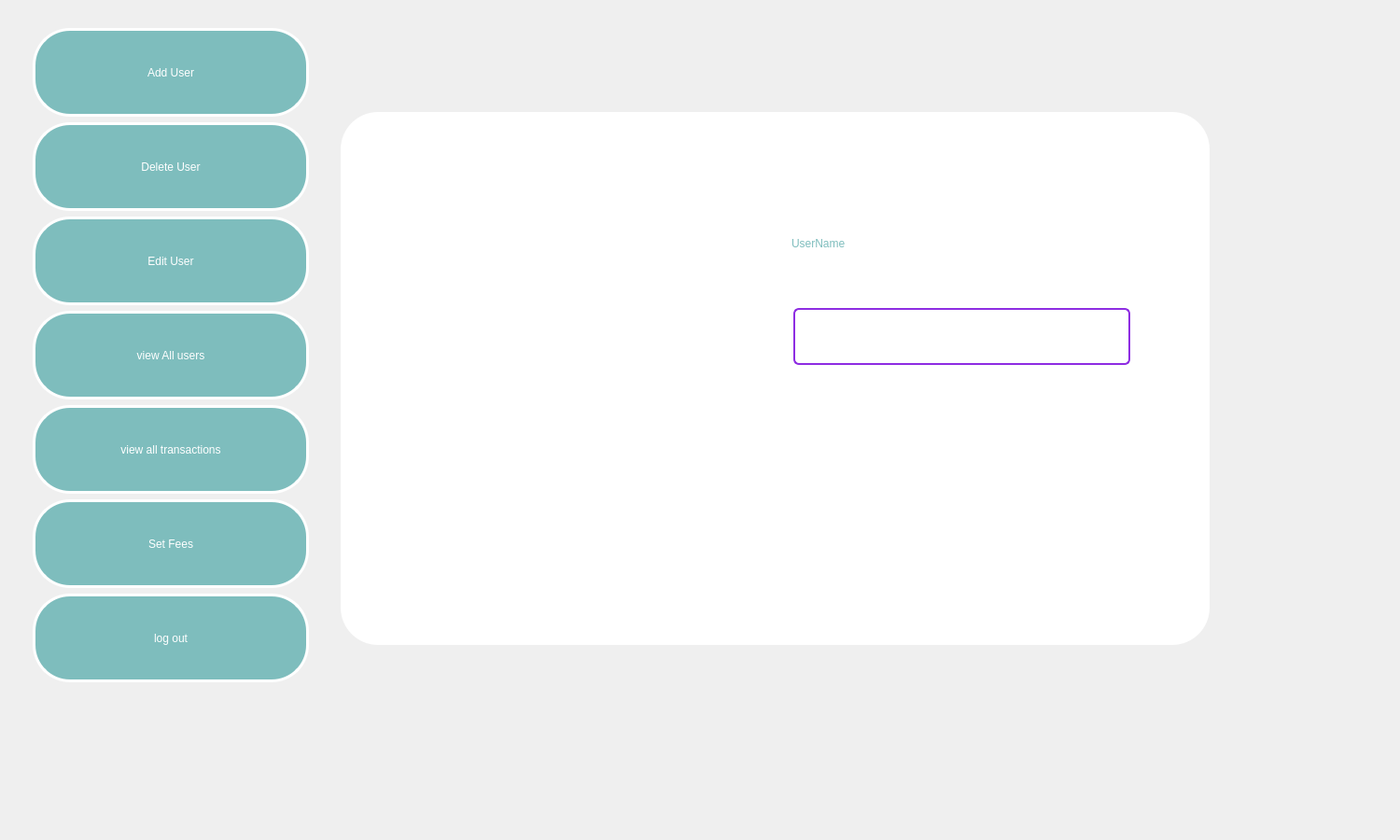
<?xml version="1.0" encoding="UTF-8"?>
<ui version="4.0">
 <class>Admin</class>
 <widget class="QWidget" name="Admin">
  <property name="geometry">
   <rect>
    <x>0</x>
    <y>0</y>
    <width>1500</width>
    <height>900</height>
   </rect>
  </property>
  <property name="windowTitle">
   <string>Dialog</string>
  </property>
  <widget class="QStackedWidget" name="Admin_stackWidget">
   <property name="geometry">
    <rect>
     <x>-20</x>
     <y>-10</y>
     <width>1541</width>
     <height>911</height>
    </rect>
   </property>
   <property name="styleSheet">
    <string notr="true">background: qlineargradient(
        x1: 0, y1: 0, x2: 0, y2: 1,
        stop: 0 rgb(95, 48, 143),
        stop: 1 #D8A0E0
    );
    color: white;
    font: 700 15pt &quot;Segoe UI&quot;;
    border: none;
    border-radius: 40px;
    padding: 10px 25px;</string>
   </property>
   <property name="currentIndex">
    <number>2</number>
   </property>
   <widget class="QWidget" name="AdduserPage">
    <widget class="QLabel" name="label_11">
     <property name="geometry">
      <rect>
       <x>510</x>
       <y>40</y>
       <width>211</width>
       <height>71</height>
      </rect>
     </property>
     <property name="text">
      <string/>
     </property>
    </widget>
    <widget class="QPushButton" name="pushButton_14">
     <property name="geometry">
      <rect>
       <x>350</x>
       <y>210</y>
       <width>591</width>
       <height>231</height>
      </rect>
     </property>
     <property name="text">
      <string>fe ehhh</string>
     </property>
    </widget>
   </widget>
   <widget class="QWidget" name="ll">
    <widget class="QLabel" name="label_7">
     <property name="geometry">
      <rect>
       <x>390</x>
       <y>30</y>
       <width>141</width>
       <height>21</height>
      </rect>
     </property>
     <property name="text">
      <string>lOGIN</string>
     </property>
    </widget>
    <widget class="QLabel" name="label_21">
     <property name="geometry">
      <rect>
       <x>160</x>
       <y>80</y>
       <width>101</width>
       <height>31</height>
      </rect>
     </property>
     <property name="text">
      <string>User Name</string>
     </property>
    </widget>
    <widget class="QLabel" name="label_22">
     <property name="geometry">
      <rect>
       <x>200</x>
       <y>170</y>
       <width>49</width>
       <height>16</height>
      </rect>
     </property>
     <property name="text">
      <string>Password</string>
     </property>
    </widget>
    <widget class="QLineEdit" name="adminUserName_line">
     <property name="geometry">
      <rect>
       <x>290</x>
       <y>80</y>
       <width>281</width>
       <height>31</height>
      </rect>
     </property>
    </widget>
    <widget class="QLineEdit" name="AdminPass_line">
     <property name="geometry">
      <rect>
       <x>290</x>
       <y>160</y>
       <width>271</width>
       <height>31</height>
      </rect>
     </property>
     <property name="echoMode">
      <enum>QLineEdit::EchoMode::Password</enum>
     </property>
    </widget>
    <widget class="QPushButton" name="pushButton_17">
     <property name="geometry">
      <rect>
       <x>380</x>
       <y>250</y>
       <width>80</width>
       <height>24</height>
      </rect>
     </property>
     <property name="text">
      <string>login</string>
     </property>
    </widget>
   </widget>
   <widget class="QWidget" name="AminMEnuPage">
    <widget class="QWidget" name="layoutWidget">
     <property name="geometry">
      <rect>
       <x>30</x>
       <y>30</y>
       <width>296</width>
       <height>701</height>
      </rect>
     </property>
     <layout class="QVBoxLayout" name="verticalLayout">
      <item>
       <widget class="QPushButton" name="pushButton">
        <property name="sizePolicy">
         <sizepolicy hsizetype="Minimum" vsizetype="Preferred">
          <horstretch>0</horstretch>
          <verstretch>0</verstretch>
         </sizepolicy>
        </property>
        <property name="styleSheet">
         <string notr="true">color:rgb(255, 255, 255);
background-color: rgb(126, 189, 189);
font: 700 15pt &quot;Segoe UI&quot;;
border-radius: 40px;
border:3px solid white;</string>
        </property>
        <property name="text">
         <string>Add User</string>
        </property>
       </widget>
      </item>
      <item>
       <widget class="QPushButton" name="pushButton_3">
        <property name="sizePolicy">
         <sizepolicy hsizetype="Minimum" vsizetype="Preferred">
          <horstretch>0</horstretch>
          <verstretch>0</verstretch>
         </sizepolicy>
        </property>
        <property name="styleSheet">
         <string notr="true">color:rgb(255, 255, 255);
background-color: rgb(126, 189, 189);
font: 700 15pt &quot;Segoe UI&quot;;
border-radius: 40px;
border:3px solid white;</string>
        </property>
        <property name="text">
         <string>Delete User</string>
        </property>
       </widget>
      </item>
      <item>
       <widget class="QPushButton" name="pushButton_2">
        <property name="sizePolicy">
         <sizepolicy hsizetype="Minimum" vsizetype="Preferred">
          <horstretch>0</horstretch>
          <verstretch>0</verstretch>
         </sizepolicy>
        </property>
        <property name="styleSheet">
         <string notr="true">color:rgb(255, 255, 255);
background-color: rgb(126, 189, 189);
font: 700 15pt &quot;Segoe UI&quot;;
border-radius: 40px;
border:3px solid white;</string>
        </property>
        <property name="text">
         <string>Edit User</string>
        </property>
       </widget>
      </item>
      <item>
       <widget class="QPushButton" name="pushButton_4">
        <property name="sizePolicy">
         <sizepolicy hsizetype="Minimum" vsizetype="Preferred">
          <horstretch>0</horstretch>
          <verstretch>0</verstretch>
         </sizepolicy>
        </property>
        <property name="styleSheet">
         <string notr="true">color:rgb(255, 255, 255);
background-color: rgb(126, 189, 189);
font: 700 15pt &quot;Segoe UI&quot;;
border-radius: 40px;
border:3px solid white;</string>
        </property>
        <property name="text">
         <string>view All users</string>
        </property>
       </widget>
      </item>
      <item>
       <widget class="QPushButton" name="pushButton_5">
        <property name="sizePolicy">
         <sizepolicy hsizetype="Minimum" vsizetype="Preferred">
          <horstretch>0</horstretch>
          <verstretch>0</verstretch>
         </sizepolicy>
        </property>
        <property name="styleSheet">
         <string notr="true">color:rgb(255, 255, 255);
background-color: rgb(126, 189, 189);
font: 700 15pt &quot;Segoe UI&quot;;
border-radius: 40px;
border:3px solid white;</string>
        </property>
        <property name="text">
         <string>view all transactions</string>
        </property>
       </widget>
      </item>
      <item>
       <widget class="QPushButton" name="pushButton_11">
        <property name="sizePolicy">
         <sizepolicy hsizetype="Minimum" vsizetype="Preferred">
          <horstretch>0</horstretch>
          <verstretch>0</verstretch>
         </sizepolicy>
        </property>
        <property name="styleSheet">
         <string notr="true">color:rgb(255, 255, 255);
background-color: rgb(126, 189, 189);
font: 700 15pt &quot;Segoe UI&quot;;
border-radius: 40px;
border:3px solid white;</string>
        </property>
        <property name="text">
         <string>Set Fees</string>
        </property>
       </widget>
      </item>
      <item>
       <widget class="QPushButton" name="pushButton_6">
        <property name="sizePolicy">
         <sizepolicy hsizetype="Minimum" vsizetype="Preferred">
          <horstretch>0</horstretch>
          <verstretch>0</verstretch>
         </sizepolicy>
        </property>
        <property name="styleSheet">
         <string notr="true">color:rgb(255, 255, 255);
background-color: rgb(126, 189, 189);
font: 700 15pt &quot;Segoe UI&quot;;
border-radius: 40px;
border:3px solid white;</string>
        </property>
        <property name="text">
         <string>log out</string>
        </property>
       </widget>
      </item>
     </layout>
    </widget>
    <widget class="QStackedWidget" name="AdminChoice_stackWidget">
     <property name="geometry">
      <rect>
       <x>360</x>
       <y>120</y>
       <width>931</width>
       <height>571</height>
      </rect>
     </property>
     <property name="styleSheet">
      <string notr="true">
background-color: rgb(255, 255, 255);</string>
     </property>
     <property name="currentIndex">
      <number>2</number>
     </property>
     <widget class="QWidget" name="choiceAdminPage">
      <widget class="QLabel" name="label_8">
       <property name="geometry">
        <rect>
         <x>480</x>
         <y>130</y>
         <width>321</width>
         <height>31</height>
        </rect>
       </property>
       <property name="text">
        <string>choode what </string>
       </property>
      </widget>
      <widget class="QLabel" name="label_12">
       <property name="geometry">
        <rect>
         <x>280</x>
         <y>40</y>
         <width>301</width>
         <height>481</height>
        </rect>
       </property>
       <property name="text">
        <string>TextLabel</string>
       </property>
      </widget>
     </widget>
     <widget class="QWidget" name="viewTransactionsPage">
      <widget class="QScrollArea" name="scrolltrans">
       <property name="geometry">
        <rect>
         <x>50</x>
         <y>40</y>
         <width>811</width>
         <height>481</height>
        </rect>
       </property>
       <property name="styleSheet">
        <string notr="true">/* Style for user card */
#userCard {
    background-color: #f8f9fa;  /* Light gray background */
    border: 2px solid #7ec1c1;   /* Light greenish-blue border */
    border-radius: 12px;         /* Rounded corners */
    padding: 20px;
    margin-bottom: 20px;          /* Space between user cards */
}

/* Style for user information label */
#userInfoLabel {
    font-size: 14px;
    font-weight: bold;
    color: #5f308f;  /* Purple text */
    margin-bottom: 10px;
}

/* Style for separator line between users */
QFrame[frameShape=&quot;HLine&quot;] {
    border: none;
    height: 2px;
    background-color: #7ec1c1;  /* Light greenish-blue */
    margin: 10px 0;
}

/* Style for user transaction history (if exists) */
QWidget {
    background-color: #eeeeee;  /* Light background for transaction history */
    padding: 15px;
    border-radius: 8px;
    margin-top: 10px;
}

/* Style for scroll area to make it visually neat */
QScrollArea {
    background-color: #ffffff;
    border: none;
}

/* Add padding around the scroll area content */
QWidget#contentWidget {
    padding: 10px;
}

/* Apply to the label for transaction data */
QLabel {
    font-size: 12px;
    color: #5f308f;
}

/* Add hover effect on user cards (optional) */
#userCard:hover {
    background-color: #f1f1f1;  /* Lighten the background on hover */
    border: 2px solid #5f308f;   /* Darken the border on hover */
}
</string>
       </property>
       <property name="widgetResizable">
        <bool>true</bool>
       </property>
       <widget class="QWidget" name="scrollAreaWidgetContents_2">
        <property name="geometry">
         <rect>
          <x>0</x>
          <y>0</y>
          <width>761</width>
          <height>431</height>
         </rect>
        </property>
       </widget>
      </widget>
     </widget>
     <widget class="QWidget" name="deletUserPage">
      <widget class="QLabel" name="label_16">
       <property name="geometry">
        <rect>
         <x>430</x>
         <y>100</y>
         <width>231</width>
         <height>61</height>
        </rect>
       </property>
       <property name="styleSheet">
        <string notr="true">color:rgb(126, 189, 189);

font: 700 18pt &quot;Segoe UI&quot;;</string>
       </property>
       <property name="text">
        <string>UserName</string>
       </property>
      </widget>
      <widget class="QLineEdit" name="deleteUser_line">
       <property name="geometry">
        <rect>
         <x>460</x>
         <y>200</y>
         <width>361</width>
         <height>61</height>
        </rect>
       </property>
       <property name="styleSheet">
        <string notr="true">border: 2px solid #8E2DE2; border-radius: 6px; 
    padding: 5px;
    background-color: white;
color:black;</string>
       </property>
      </widget>
      <widget class="QPushButton" name="pushButton_16">
       <property name="geometry">
        <rect>
         <x>480</x>
         <y>400</y>
         <width>211</width>
         <height>81</height>
        </rect>
       </property>
       <property name="styleSheet">
        <string notr="true">background: qlineargradient(
        x1: 0, y1: 0, x2: 0, y2: 1,
        stop: 0 rgb(95, 48, 143),
        stop: 1 #D8A0E0
    );
    color: white;
    font: 700 15pt &quot;Segoe UI&quot;;
    border: none;
    border-radius: 40px;
    padding: 10px 25px;</string>
       </property>
       <property name="text">
        <string>Delete</string>
       </property>
      </widget>
      <widget class="QLabel" name="labelPhoto3">
       <property name="geometry">
        <rect>
         <x>30</x>
         <y>20</y>
         <width>301</width>
         <height>481</height>
        </rect>
       </property>
       <property name="styleSheet">
        <string notr="true"/>
       </property>
       <property name="text">
        <string>TextLabel</string>
       </property>
       <property name="scaledContents">
        <bool>true</bool>
       </property>
      </widget>
     </widget>
     <widget class="QWidget" name="addUserPage">
      <widget class="QLabel" name="label_13">
       <property name="geometry">
        <rect>
         <x>370</x>
         <y>20</y>
         <width>181</width>
         <height>51</height>
        </rect>
       </property>
       <property name="styleSheet">
        <string notr="true">color:rgb(126, 189, 189);
font: 700 13pt &quot;Segoe UI&quot;;</string>
       </property>
       <property name="text">
        <string>UserName</string>
       </property>
      </widget>
      <widget class="QLabel" name="label_14">
       <property name="geometry">
        <rect>
         <x>370</x>
         <y>110</y>
         <width>181</width>
         <height>51</height>
        </rect>
       </property>
       <property name="styleSheet">
        <string notr="true">color:rgb(126, 189, 189);
font: 700 13pt &quot;Segoe UI&quot;;</string>
       </property>
       <property name="text">
        <string>password</string>
       </property>
      </widget>
      <widget class="QLabel" name="label_15">
       <property name="geometry">
        <rect>
         <x>370</x>
         <y>210</y>
         <width>231</width>
         <height>51</height>
        </rect>
       </property>
       <property name="styleSheet">
        <string notr="true">color:rgb(126, 189, 189);
font: 700 13pt &quot;Segoe UI&quot;;</string>
       </property>
       <property name="text">
        <string>Email</string>
       </property>
      </widget>
      <widget class="QLineEdit" name="AdminADDuser_line">
       <property name="geometry">
        <rect>
         <x>440</x>
         <y>70</y>
         <width>341</width>
         <height>41</height>
        </rect>
       </property>
       <property name="styleSheet">
        <string notr="true">border: 2px solid #8E2DE2; border-radius: 6px; 
    padding: 5px;
    background-color: white;
color:black;</string>
       </property>
      </widget>
      <widget class="QLineEdit" name="passwordAdduser_line">
       <property name="geometry">
        <rect>
         <x>440</x>
         <y>180</y>
         <width>341</width>
         <height>41</height>
        </rect>
       </property>
       <property name="styleSheet">
        <string notr="true">border: 2px solid #8E2DE2; border-radius: 6px; 
    padding: 5px;
    background-color: white;
color:black;</string>
       </property>
       <property name="echoMode">
        <enum>QLineEdit::EchoMode::Password</enum>
       </property>
      </widget>
      <widget class="QLineEdit" name="Email_Adduser_line">
       <property name="geometry">
        <rect>
         <x>440</x>
         <y>270</y>
         <width>341</width>
         <height>41</height>
        </rect>
       </property>
       <property name="styleSheet">
        <string notr="true">border: 2px solid #8E2DE2; border-radius: 6px; 
    padding: 5px;
    background-color: white;
color:black;</string>
       </property>
      </widget>
      <widget class="QPushButton" name="pushButton_15">
       <property name="geometry">
        <rect>
         <x>440</x>
         <y>460</y>
         <width>221</width>
         <height>91</height>
        </rect>
       </property>
       <property name="styleSheet">
        <string notr="true">background: qlineargradient(
        x1: 0, y1: 0, x2: 0, y2: 1,
        stop: 0 rgb(95, 48, 143),
        stop: 1 #D8A0E0
    );
    color: white;
    font: 700 15pt &quot;Segoe UI&quot;;
    border: none;
    border-radius: 40px;
    padding: 10px 25px;</string>
       </property>
       <property name="text">
        <string>Add</string>
       </property>
      </widget>
      <widget class="QLabel" name="labelPhoto2">
       <property name="geometry">
        <rect>
         <x>30</x>
         <y>20</y>
         <width>301</width>
         <height>481</height>
        </rect>
       </property>
       <property name="text">
        <string>TextLabel</string>
       </property>
      </widget>
      <widget class="QRadioButton" name="userradio">
       <property name="geometry">
        <rect>
         <x>390</x>
         <y>350</y>
         <width>131</width>
         <height>51</height>
        </rect>
       </property>
       <property name="styleSheet">
        <string notr="true">QRadioButton {
    font-size: 18px;
    color: white;
    background-color: rgb(126, 189, 189);
    border: 2px solid rgb(100, 150, 150);
    border-radius: 10px;
    padding: 10px;
}

QRadioButton::indicator {
    width: 18px;
    height: 18px;
    border: 2px solid rgb(100, 150, 150);
    border-radius: 9px;
    background-color: white;
}

QRadioButton::indicator:checked {
    background-color: rgb(100, 150, 150);
    border: 2px solid rgb(100, 150, 150);
}

QRadioButton::indicator:unchecked {
    background-color: white;
    border: 2px solid rgb(100, 150, 150);
}

QRadioButton:hover {
    background-color: rgb(150, 220, 220);
}

QRadioButton:pressed {
    background-color: rgb(100, 160, 160);
}
</string>
       </property>
       <property name="text">
        <string>User</string>
       </property>
      </widget>
      <widget class="QRadioButton" name="donationRadio">
       <property name="geometry">
        <rect>
         <x>580</x>
         <y>350</y>
         <width>181</width>
         <height>51</height>
        </rect>
       </property>
       <property name="styleSheet">
        <string notr="true">QRadioButton {
    font-size: 18px;
    color: white;
    background-color: rgb(126, 189, 189);
    border: 2px solid rgb(100, 150, 150);
    border-radius: 10px;
    padding: 10px;
}

QRadioButton::indicator {
    width: 18px;
    height: 18px;
    border: 2px solid rgb(100, 150, 150);
    border-radius: 9px;
    background-color: white;
}

QRadioButton::indicator:checked {
    background-color: rgb(100, 150, 150);
    border: 2px solid rgb(100, 150, 150);
}

QRadioButton::indicator:unchecked {
    background-color: white;
    border: 2px solid rgb(100, 150, 150);
}

QRadioButton:hover {
    background-color: rgb(150, 220, 220);
}

QRadioButton:pressed {
    background-color: rgb(100, 160, 160);
}
</string>
       </property>
       <property name="text">
        <string>Donation</string>
       </property>
      </widget>
     </widget>
     <widget class="QWidget" name="viewUsersPage">
      <widget class="QScrollArea" name="scrollusers">
       <property name="geometry">
        <rect>
         <x>49</x>
         <y>34</y>
         <width>781</width>
         <height>481</height>
        </rect>
       </property>
       <property name="styleSheet">
        <string notr="true">/* Style for user card */
#userCard {
    background-color: #f8f9fa;  /* Light gray background */
    border: 2px solid #7ec1c1;   /* Light greenish-blue border */
    border-radius: 12px;         /* Rounded corners */
    padding: 20px;
    margin-bottom: 20px;          /* Space between user cards */
}

/* Style for user information label */
#userInfoLabel {
    font-size: 14px;
    font-weight: bold;
    color: #5f308f;  /* Purple text */
    margin-bottom: 10px;
}

/* Style for separator line between users */
QFrame[frameShape=&quot;HLine&quot;] {
    border: none;
    height: 2px;
    background-color: #7ec1c1;  /* Light greenish-blue */
    margin: 10px 0;
}

/* Style for user transaction history (if exists) */
QWidget {
    background-color: #eeeeee;  /* Light background for transaction history */
    padding: 15px;
    border-radius: 8px;
    margin-top: 10px;
}

/* Style for scroll area to make it visually neat */
QScrollArea {
    background-color: #ffffff;
    border: none;
}

/* Add padding around the scroll area content */
QWidget#contentWidget {
    padding: 10px;
}

/* Apply to the label for transaction data */
QLabel {
    font-size: 12px;
    color: #5f308f;
}

/* Add hover effect on user cards (optional) */
#userCard:hover {
    background-color: #f1f1f1;  /* Lighten the background on hover */
    border: 2px solid #5f308f;   /* Darken the border on hover */
}
</string>
       </property>
       <property name="widgetResizable">
        <bool>true</bool>
       </property>
       <widget class="QWidget" name="scrollAreaWidgetContents">
        <property name="geometry">
         <rect>
          <x>0</x>
          <y>0</y>
          <width>731</width>
          <height>431</height>
         </rect>
        </property>
        <property name="styleSheet">
         <string notr="true">QScrollArea {
    border: 2px solid rgb(126, 189, 189);
    background-color: #f0fdfd;
    border-radius: 8px;
}

QScrollArea QWidget {
    background-color: #ffffff;
}

QScrollBar:vertical {
    border: none;
    background: #e3f7f7;
    width: 10px;
    margin: 2px;
    border-radius: 5px;
}

QScrollBar::handle:vertical {
    background: rgb(126, 189, 189);
    min-height: 20px;
    border-radius: 5px;
}

QScrollBar::handle:vertical:hover {
    background: rgb(106, 169, 169);
}

QScrollBar::add-line:vertical,
QScrollBar::sub-line:vertical {
    height: 0;
}

QScrollBar::add-page:vertical, QScrollBar::sub-page:vertical {
    background: none;
}
</string>
        </property>
       </widget>
      </widget>
     </widget>
     <widget class="QWidget" name="setFeesPage">
      <widget class="QLabel" name="label_24">
       <property name="geometry">
        <rect>
         <x>520</x>
         <y>150</y>
         <width>221</width>
         <height>71</height>
        </rect>
       </property>
       <property name="styleSheet">
        <string notr="true">color:rgb(126, 189, 189);
font: 700 13pt &quot;Segoe UI&quot;;</string>
       </property>
       <property name="text">
        <string>new highFees Rate</string>
       </property>
      </widget>
      <widget class="QLabel" name="label_25">
       <property name="geometry">
        <rect>
         <x>510</x>
         <y>260</y>
         <width>211</width>
         <height>61</height>
        </rect>
       </property>
       <property name="styleSheet">
        <string notr="true">color:rgb(126, 189, 189);
font: 700 13pt &quot;Segoe UI&quot;;</string>
       </property>
       <property name="text">
        <string> new LowFees Rate</string>
       </property>
      </widget>
      <widget class="QPushButton" name="buttonforSetfees">
       <property name="geometry">
        <rect>
         <x>690</x>
         <y>440</y>
         <width>101</width>
         <height>81</height>
        </rect>
       </property>
       <property name="styleSheet">
        <string notr="true">background: qlineargradient(
        x1: 0, y1: 0, x2: 0, y2: 1,
        stop: 0 rgb(95, 48, 143),
        stop: 1 #D8A0E0
    );
    color: white;
    font: 700 15pt &quot;Segoe UI&quot;;
    border: none;
    border-radius: 40px;
    padding: 10px 25px;</string>
       </property>
       <property name="text">
        <string>Save</string>
       </property>
      </widget>
      <widget class="QComboBox" name="highCombo">
       <property name="geometry">
        <rect>
         <x>750</x>
         <y>160</y>
         <width>121</width>
         <height>51</height>
        </rect>
       </property>
       <property name="styleSheet">
        <string notr="true">QWidget {
    background-color: #f0fdfd;
    font-family: 'Segoe UI';
    font-size: 14px;
    color: #2e2e2e;
}

QPushButton {
    background-color: rgb(126, 189, 189);
    color: white;
    border: 2px solid rgb(95, 48, 143);
    border-radius: 8px;
    padding: 6px 12px;
}

QPushButton:hover {
    background-color: rgb(106, 169, 169);
}

QPushButton:pressed {
    background-color: rgb(86, 149, 149);
}

QLineEdit {
    border: 1px solid rgb(126, 189, 189);
    border-radius: 6px;
    padding: 5px;
    background-color: white;
    color: #333;
    selection-background-color: rgb(126, 189, 189);
    selection-color: white;
}

QComboBox {
    background-color: white;
    border: 2px solid rgb(126, 189, 189);
    border-radius: 6px;
    padding: 4px 8px;
    color: #2e2e2e;
}

QComboBox::drop-down {
    subcontrol-origin: padding;
    subcontrol-position: top right;
    width: 30px;
    border-left: 1px solid rgb(126, 189, 189);
    background-color: rgb(220, 248, 248);
}

QLabel {
    color: #2e2e2e;
}

QStackedWidget {
    background-color: #f7fafa;
}
</string>
       </property>
       <item>
        <property name="text">
         <string>0.01</string>
        </property>
       </item>
       <item>
        <property name="text">
         <string>0.02</string>
        </property>
       </item>
       <item>
        <property name="text">
         <string>0.03</string>
        </property>
       </item>
       <item>
        <property name="text">
         <string>0.04</string>
        </property>
       </item>
       <item>
        <property name="text">
         <string>0.05</string>
        </property>
       </item>
       <item>
        <property name="text">
         <string>0.06</string>
        </property>
       </item>
       <item>
        <property name="text">
         <string>0.07</string>
        </property>
       </item>
       <item>
        <property name="text">
         <string>0.08</string>
        </property>
       </item>
       <item>
        <property name="text">
         <string>0.09</string>
        </property>
       </item>
       <item>
        <property name="text">
         <string>0.1</string>
        </property>
       </item>
       <item>
        <property name="text">
         <string/>
        </property>
       </item>
      </widget>
      <widget class="QComboBox" name="lowCombo">
       <property name="geometry">
        <rect>
         <x>740</x>
         <y>270</y>
         <width>121</width>
         <height>61</height>
        </rect>
       </property>
       <property name="styleSheet">
        <string notr="true">QWidget {
    background-color: #f0fdfd;
    font-family: 'Segoe UI';
    font-size: 14px;
    color: #2e2e2e;
}

QPushButton {
    background-color: rgb(126, 189, 189);
    color: white;
    border: 2px solid rgb(95, 48, 143);
    border-radius: 8px;
    padding: 6px 12px;
}

QPushButton:hover {
    background-color: rgb(106, 169, 169);
}

QPushButton:pressed {
    background-color: rgb(86, 149, 149);
}

QLineEdit {
    border: 1px solid rgb(126, 189, 189);
    border-radius: 6px;
    padding: 5px;
    background-color: white;
    color: #333;
    selection-background-color: rgb(126, 189, 189);
    selection-color: white;
}

QComboBox {
    background-color: white;
    border: 2px solid rgb(126, 189, 189);
    border-radius: 6px;
    padding: 4px 8px;
    color: #2e2e2e;
}

QComboBox::drop-down {
    subcontrol-origin: padding;
    subcontrol-position: top right;
    width: 30px;
    border-left: 1px solid rgb(126, 189, 189);
    background-color: rgb(220, 248, 248);
}

QLabel {
    color: #2e2e2e;
}

QStackedWidget {
    background-color: #f7fafa;
}
</string>
       </property>
       <item>
        <property name="text">
         <string>0.06</string>
        </property>
       </item>
       <item>
        <property name="text">
         <string>0.07</string>
        </property>
       </item>
       <item>
        <property name="text">
         <string>0.08</string>
        </property>
       </item>
       <item>
        <property name="text">
         <string>0.09</string>
        </property>
       </item>
       <item>
        <property name="text">
         <string>0.1</string>
        </property>
       </item>
       <item>
        <property name="text">
         <string>0.2</string>
        </property>
       </item>
       <item>
        <property name="text">
         <string>0.3</string>
        </property>
       </item>
       <item>
        <property name="text">
         <string>0.4</string>
        </property>
       </item>
      </widget>
      <widget class="QLabel" name="feesphoto">
       <property name="geometry">
        <rect>
         <x>80</x>
         <y>20</y>
         <width>301</width>
         <height>481</height>
        </rect>
       </property>
       <property name="text">
        <string>TextLabel</string>
       </property>
      </widget>
     </widget>
    </widget>
   </widget>
   <widget class="QWidget" name="editUserrPage">
    <widget class="QWidget" name="layoutWidget">
     <property name="geometry">
      <rect>
       <x>50</x>
       <y>40</y>
       <width>261</width>
       <height>641</height>
      </rect>
     </property>
     <property name="sizePolicy">
      <sizepolicy hsizetype="Preferred" vsizetype="Preferred">
       <horstretch>0</horstretch>
       <verstretch>0</verstretch>
      </sizepolicy>
     </property>
     <layout class="QVBoxLayout" name="verticalLayout_2">
      <item>
       <widget class="QPushButton" name="pushButton_7">
        <property name="sizePolicy">
         <sizepolicy hsizetype="Minimum" vsizetype="Preferred">
          <horstretch>0</horstretch>
          <verstretch>0</verstretch>
         </sizepolicy>
        </property>
        <property name="styleSheet">
         <string notr="true">color:rgb(255, 255, 255);
background-color: rgb(126, 189, 189);
font: 700 15pt &quot;Segoe UI&quot;;
border-radius: 40px;
border:3px solid white;</string>
        </property>
        <property name="text">
         <string>change Password</string>
        </property>
       </widget>
      </item>
      <item>
       <widget class="QPushButton" name="pushButton_8">
        <property name="sizePolicy">
         <sizepolicy hsizetype="Minimum" vsizetype="Preferred">
          <horstretch>0</horstretch>
          <verstretch>0</verstretch>
         </sizepolicy>
        </property>
        <property name="styleSheet">
         <string notr="true">color:rgb(255, 255, 255);
background-color: rgb(126, 189, 189);
font: 700 15pt &quot;Segoe UI&quot;;
border-radius: 40px;
border:3px solid white;</string>
        </property>
        <property name="text">
         <string>modify balance</string>
        </property>
       </widget>
      </item>
      <item>
       <widget class="QPushButton" name="pushButton_9">
        <property name="sizePolicy">
         <sizepolicy hsizetype="Minimum" vsizetype="Preferred">
          <horstretch>0</horstretch>
          <verstretch>0</verstretch>
         </sizepolicy>
        </property>
        <property name="styleSheet">
         <string notr="true">color:rgb(255, 255, 255);
background-color: rgb(126, 189, 189);
font: 700 15pt &quot;Segoe UI&quot;;
border-radius: 40px;
border:3px solid white;</string>
        </property>
        <property name="text">
         <string>set susspended</string>
        </property>
       </widget>
      </item>
      <item>
       <widget class="QPushButton" name="pushButton_10">
        <property name="sizePolicy">
         <sizepolicy hsizetype="Minimum" vsizetype="Preferred">
          <horstretch>0</horstretch>
          <verstretch>0</verstretch>
         </sizepolicy>
        </property>
        <property name="styleSheet">
         <string notr="true">color:rgb(255, 255, 255);
background-color: rgb(126, 189, 189);
font: 700 15pt &quot;Segoe UI&quot;;
border-radius: 40px;
border:3px solid white;</string>
        </property>
        <property name="text">
         <string>Reactivate </string>
        </property>
       </widget>
      </item>
      <item>
       <widget class="QPushButton" name="pushButton_12">
        <property name="sizePolicy">
         <sizepolicy hsizetype="Minimum" vsizetype="Preferred">
          <horstretch>0</horstretch>
          <verstretch>0</verstretch>
         </sizepolicy>
        </property>
        <property name="styleSheet">
         <string notr="true">color:rgb(255, 255, 255);
background-color: rgb(126, 189, 189);
font: 700 15pt &quot;Segoe UI&quot;;
border-radius: 40px;
border:3px solid white;</string>
        </property>
        <property name="text">
         <string>back</string>
        </property>
       </widget>
      </item>
     </layout>
    </widget>
    <widget class="QStackedWidget" name="EditUser_stackWidget">
     <property name="geometry">
      <rect>
       <x>390</x>
       <y>60</y>
       <width>931</width>
       <height>601</height>
      </rect>
     </property>
     <property name="styleSheet">
      <string notr="true">background:rgb(255, 255, 255)</string>
     </property>
     <property name="currentIndex">
      <number>1</number>
     </property>
     <widget class="QWidget" name="reactivatePage">
      <widget class="QLabel" name="label_27">
       <property name="geometry">
        <rect>
         <x>340</x>
         <y>160</y>
         <width>191</width>
         <height>41</height>
        </rect>
       </property>
       <property name="styleSheet">
        <string notr="true">color:rgb(126, 189, 189);
font: 13pt &quot;Segoe UI&quot;;
font: 700 15pt &quot;Segoe UI&quot;;</string>
       </property>
       <property name="text">
        <string>UserName</string>
       </property>
      </widget>
      <widget class="QLineEdit" name="reactivate_Line">
       <property name="geometry">
        <rect>
         <x>540</x>
         <y>160</y>
         <width>341</width>
         <height>71</height>
        </rect>
       </property>
       <property name="styleSheet">
        <string notr="true">border: 2px solid #8E2DE2; border-radius: 6px; 
    padding: 5px;
    background-color: white;
color:black;</string>
       </property>
      </widget>
      <widget class="QPushButton" name="reactivateButton">
       <property name="geometry">
        <rect>
         <x>620</x>
         <y>350</y>
         <width>141</width>
         <height>81</height>
        </rect>
       </property>
       <property name="styleSheet">
        <string notr="true">background: qlineargradient(
        x1: 0, y1: 0, x2: 0, y2: 1,
        stop: 0 rgb(95, 48, 143),
        stop: 1 #D8A0E0
    );
    color: white;
    font: 700 15pt &quot;Segoe UI&quot;;
    border: none;
    border-radius: 40px;
    padding: 10px 25px;</string>
       </property>
       <property name="text">
        <string>reactivate</string>
       </property>
      </widget>
      <widget class="QLabel" name="label_3">
       <property name="geometry">
        <rect>
         <x>50</x>
         <y>20</y>
         <width>301</width>
         <height>481</height>
        </rect>
       </property>
       <property name="text">
        <string/>
       </property>
      </widget>
     </widget>
     <widget class="QWidget" name="chooseEdit">
      <widget class="QLabel" name="label_4">
       <property name="geometry">
        <rect>
         <x>280</x>
         <y>50</y>
         <width>301</width>
         <height>481</height>
        </rect>
       </property>
       <property name="text">
        <string>TextLabel</string>
       </property>
      </widget>
     </widget>
     <widget class="QWidget" name="ModifyPage">
      <widget class="QPushButton" name="ModifyButton">
       <property name="geometry">
        <rect>
         <x>670</x>
         <y>480</y>
         <width>201</width>
         <height>81</height>
        </rect>
       </property>
       <property name="styleSheet">
        <string notr="true">background: qlineargradient(
        x1: 0, y1: 0, x2: 0, y2: 1,
        stop: 0 rgb(95, 48, 143),
        stop: 1 #D8A0E0
    );
    color: white;
    font: 700 15pt &quot;Segoe UI&quot;;
    border: none;
    border-radius: 40px;
    padding: 10px 25px;</string>
       </property>
       <property name="text">
        <string>save</string>
       </property>
      </widget>
      <widget class="QRadioButton" name="Add_Radio">
       <property name="geometry">
        <rect>
         <x>450</x>
         <y>300</y>
         <width>141</width>
         <height>61</height>
        </rect>
       </property>
       <property name="styleSheet">
        <string notr="true">QRadioButton {
    font-size: 18px;
    color: white;
    background-color: rgb(126, 189, 189);
    border: 2px solid rgb(100, 150, 150);
    border-radius: 10px;
    padding: 10px;
}

QRadioButton::indicator {
    width: 18px;
    height: 18px;
    border: 2px solid rgb(100, 150, 150);
    border-radius: 9px;
    background-color: white;
}

QRadioButton::indicator:checked {
    background-color: rgb(100, 150, 150);
    border: 2px solid rgb(100, 150, 150);
}

QRadioButton::indicator:unchecked {
    background-color: white;
    border: 2px solid rgb(100, 150, 150);
}

QRadioButton:hover {
    background-color: rgb(150, 220, 220);
}

QRadioButton:pressed {
    background-color: rgb(100, 160, 160);
}
</string>
       </property>
       <property name="text">
        <string>Add</string>
       </property>
      </widget>
      <widget class="QRadioButton" name="withdraw_Radio">
       <property name="geometry">
        <rect>
         <x>450</x>
         <y>380</y>
         <width>151</width>
         <height>61</height>
        </rect>
       </property>
       <property name="styleSheet">
        <string notr="true">QRadioButton {
    font-size: 18px;
    color: white;
    background-color: rgb(126, 189, 189);
    border: 2px solid rgb(100, 150, 150);
    border-radius: 10px;
    padding: 10px;
}

QRadioButton::indicator {
    width: 18px;
    height: 18px;
    border: 2px solid rgb(100, 150, 150);
    border-radius: 9px;
    background-color: white;
}

QRadioButton::indicator:checked {
    background-color: rgb(100, 150, 150);
    border: 2px solid rgb(100, 150, 150);
}

QRadioButton::indicator:unchecked {
    background-color: white;
    border: 2px solid rgb(100, 150, 150);
}

QRadioButton:hover {
    background-color: rgb(150, 220, 220);
}

QRadioButton:pressed {
    background-color: rgb(100, 160, 160);
}
</string>
       </property>
       <property name="text">
        <string>WithDraw</string>
       </property>
      </widget>
      <widget class="QLabel" name="label">
       <property name="geometry">
        <rect>
         <x>420</x>
         <y>10</y>
         <width>184</width>
         <height>59</height>
        </rect>
       </property>
       <property name="styleSheet">
        <string notr="true">color:rgb(126, 189, 189);
font: 13pt &quot;Segoe UI&quot;;
font: 700 15pt &quot;Segoe UI&quot;;</string>
       </property>
       <property name="text">
        <string>userName</string>
       </property>
      </widget>
      <widget class="QLineEdit" name="ineditUser_line">
       <property name="geometry">
        <rect>
         <x>430</x>
         <y>68</y>
         <width>371</width>
         <height>71</height>
        </rect>
       </property>
       <property name="styleSheet">
        <string notr="true">border: 2px solid #8E2DE2; border-radius: 6px; 
    padding: 5px;
    background-color: white;
color:black;</string>
       </property>
      </widget>
      <widget class="QLabel" name="label_2">
       <property name="geometry">
        <rect>
         <x>430</x>
         <y>150</y>
         <width>160</width>
         <height>59</height>
        </rect>
       </property>
       <property name="styleSheet">
        <string notr="true">color:rgb(126, 189, 189);
font: 700 15pt &quot;Segoe UI&quot;;</string>
       </property>
       <property name="text">
        <string>Amount</string>
       </property>
      </widget>
      <widget class="QLineEdit" name="amount_line">
       <property name="geometry">
        <rect>
         <x>430</x>
         <y>204</y>
         <width>371</width>
         <height>71</height>
        </rect>
       </property>
       <property name="styleSheet">
        <string notr="true">border: 2px solid #8E2DE2; border-radius: 6px; 
    padding: 5px;
    background-color: white;
color:black;</string>
       </property>
      </widget>
      <widget class="QLabel" name="labelPhoto2_2">
       <property name="geometry">
        <rect>
         <x>50</x>
         <y>20</y>
         <width>301</width>
         <height>481</height>
        </rect>
       </property>
       <property name="text">
        <string>TextLabel</string>
       </property>
      </widget>
     </widget>
     <widget class="QWidget" name="changepassPage">
      <widget class="QLabel" name="label_5">
       <property name="geometry">
        <rect>
         <x>330</x>
         <y>120</y>
         <width>191</width>
         <height>51</height>
        </rect>
       </property>
       <property name="styleSheet">
        <string notr="true">color:rgb(126, 189, 189);
font: 13pt &quot;Segoe UI&quot;;
font: 700 15pt &quot;Segoe UI&quot;;</string>
       </property>
       <property name="text">
        <string>userName</string>
       </property>
      </widget>
      <widget class="QLabel" name="label_6">
       <property name="geometry">
        <rect>
         <x>320</x>
         <y>200</y>
         <width>221</width>
         <height>51</height>
        </rect>
       </property>
       <property name="styleSheet">
        <string notr="true">color:rgb(126, 189, 189);
font: 13pt &quot;Segoe UI&quot;;
font: 700 15pt &quot;Segoe UI&quot;;</string>
       </property>
       <property name="text">
        <string>new Password</string>
       </property>
      </widget>
      <widget class="QLineEdit" name="NewuserPass_line">
       <property name="geometry">
        <rect>
         <x>530</x>
         <y>100</y>
         <width>341</width>
         <height>71</height>
        </rect>
       </property>
       <property name="styleSheet">
        <string notr="true">border: 2px solid #8E2DE2; border-radius: 6px; 
    padding: 5px;
    background-color: white;
color:black;</string>
       </property>
      </widget>
      <widget class="QLineEdit" name="newPass_line">
       <property name="geometry">
        <rect>
         <x>530</x>
         <y>200</y>
         <width>341</width>
         <height>71</height>
        </rect>
       </property>
       <property name="styleSheet">
        <string notr="true">border: 2px solid #8E2DE2; border-radius: 6px; 
    padding: 5px;
    background-color: white;
color:black;</string>
       </property>
      </widget>
      <widget class="QPushButton" name="pushButton_13">
       <property name="geometry">
        <rect>
         <x>590</x>
         <y>400</y>
         <width>151</width>
         <height>91</height>
        </rect>
       </property>
       <property name="styleSheet">
        <string notr="true">background: qlineargradient(
        x1: 0, y1: 0, x2: 0, y2: 1,
        stop: 0 rgb(95, 48, 143),
        stop: 1 #D8A0E0
    );
    color: white;
    font: 700 15pt &quot;Segoe UI&quot;;
    border: none;
    border-radius: 40px;
    padding: 10px 25px;</string>
       </property>
       <property name="text">
        <string>save</string>
       </property>
      </widget>
      <widget class="QLabel" name="photoset">
       <property name="geometry">
        <rect>
         <x>50</x>
         <y>20</y>
         <width>301</width>
         <height>481</height>
        </rect>
       </property>
       <property name="text">
        <string/>
       </property>
      </widget>
     </widget>
     <widget class="QWidget" name="Set_susspendedPage">
      <widget class="QLabel" name="label_9">
       <property name="geometry">
        <rect>
         <x>340</x>
         <y>160</y>
         <width>191</width>
         <height>81</height>
        </rect>
       </property>
       <property name="styleSheet">
        <string notr="true">color:rgb(126, 189, 189);
font: 13pt &quot;Segoe UI&quot;;
font: 700 15pt &quot;Segoe UI&quot;;</string>
       </property>
       <property name="text">
        <string>UserName</string>
       </property>
      </widget>
      <widget class="QLineEdit" name="susspendLine">
       <property name="geometry">
        <rect>
         <x>520</x>
         <y>170</y>
         <width>341</width>
         <height>71</height>
        </rect>
       </property>
       <property name="styleSheet">
        <string notr="true">border: 2px solid #8E2DE2; border-radius: 6px; 
    padding: 5px;
    background-color: white;
color:black;</string>
       </property>
      </widget>
      <widget class="QPushButton" name="susspendButton">
       <property name="geometry">
        <rect>
         <x>540</x>
         <y>390</y>
         <width>141</width>
         <height>91</height>
        </rect>
       </property>
       <property name="styleSheet">
        <string notr="true">background: qlineargradient(
        x1: 0, y1: 0, x2: 0, y2: 1,
        stop: 0 rgb(95, 48, 143),
        stop: 1 #D8A0E0
    );
    color: white;
    font: 700 15pt &quot;Segoe UI&quot;;
    border: none;
    border-radius: 40px;
    padding: 10px 25px;</string>
       </property>
       <property name="text">
        <string>Save</string>
       </property>
      </widget>
      <widget class="QLabel" name="SETsuusphOTO">
       <property name="geometry">
        <rect>
         <x>50</x>
         <y>20</y>
         <width>301</width>
         <height>481</height>
        </rect>
       </property>
       <property name="text">
        <string/>
       </property>
      </widget>
     </widget>
    </widget>
   </widget>
  </widget>
 </widget>
 <resources/>
 <connections/>
</ui>
